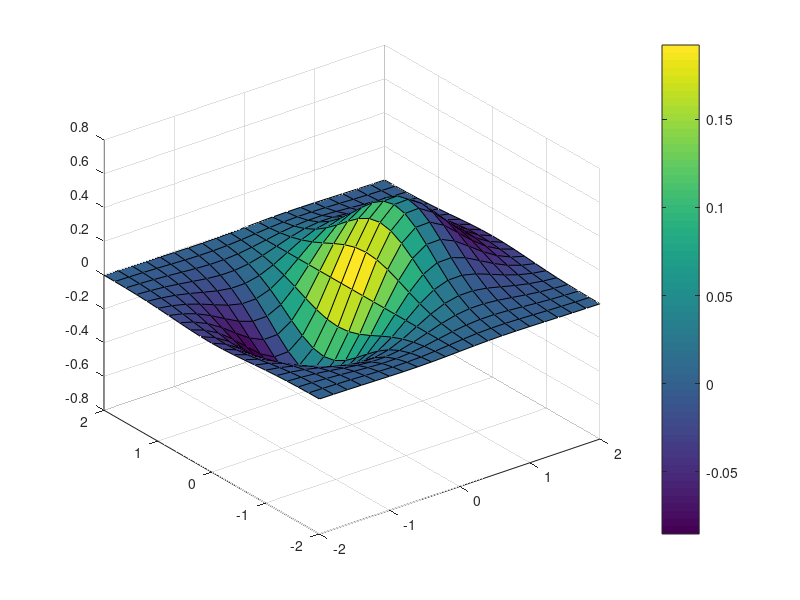

MATLAB code to generate this figure:
% 
% filename = 'outp_newSpin.txt';
% delimiterIn = ' ';
% X_trans = importdata(filename, delimiterIn);
% X =  X_trans';
% area = 1;
% 
% for i=1:size(X,1),
%    for j=1:size(X,2),
%       if(X(i,j)~= 0)
%           %T(i,j) = X(i,j);
%           T(i,j) = log(X(i,j)/area);
%           if(T(i,j) < 0)
%               T(i,j) = 0;
%           end    
%           %T(i,j) = log10(X(i,j));
%       else
%           T(i,j) = 0;
%       end
%       area = area + 2; 
%    end
%     
% end
% 
% x = (1:1:size(T,2));
% y = (1:1:size(T,1));
% h= surf(x, y, T, gradient(T));
% 
% colorbar;
[x,y] = meshgrid([-2:.2:2]);
Z = x.*exp(-x.^2-y.^2);
surf(x,y,Z,gradient(Z))
colorbar


